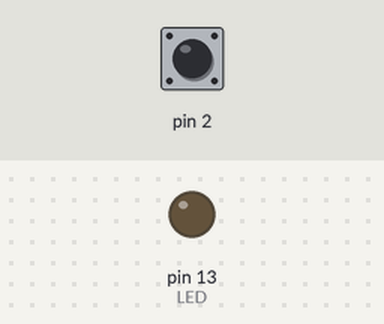
Bench run of a sketch on a simulated Arduino Uno, built with avr-gcc and run on an emulated ATmega328P. On the bench: output pins drawn as LEDs (lit = HIGH). The inputs (shaded band) are chosen by the test bench; at power-on: pin 2 HIGH.

Above: at 1.2 s.
1.3 s: pin 2 pulled LOW for 0.15 s
At 1.6 s:
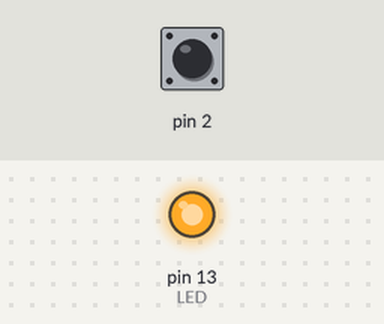
2.9 s: pin 2 pulled LOW for 1 s
At 4.0 s:
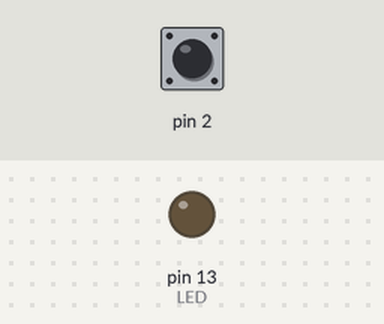
5.4 s: pin 2 pulled LOW for 3.2 s
At 5.9 s:
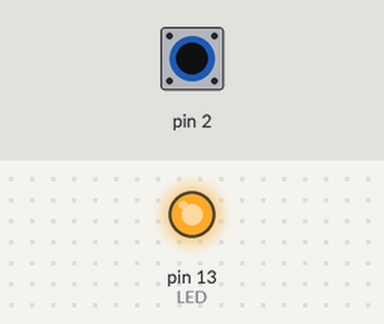
Timing chart, 0 to 8.4 s (numbered marks = the images above; inputs shaded):
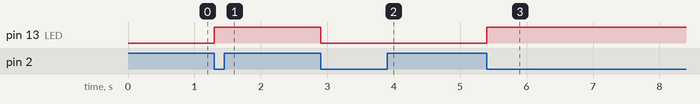

The sketch:

InterruptDrivenProgram-AVR.ino
```cpp
//From: http://www.engblaze.com/we-interrupt-this-program-to-bring-you-a-tutorial-on-arduino-interrupts/

#include <avr/interrupt.h>
volatile int myInterruptVar;

void setup(void)
{
	pinMode(2, INPUT);
	pinMode(13, OUTPUT);
	digitalWrite(2, HIGH);	//Enable pullup resistor

	sei();					//Enable global interrupts
	EIMSK |= (1 << INT0);	//Enable external interrupt INT0
	EICRA |= (1 << ISC01);	//Trigger INT0 on falling edge
}

void loop(void)
{

}

//Interrupt Service Routine attached to INT0 vector
ISR(INT0_vect)
{
	digitalWrite(13, !digitalRead(13)); //Toggle LED on pin 13
}
```

Measured:
- after the input at 1.3 s, pin 13 (LED): LOW → HIGH at once
- after the input at 2.9 s, pin 13 (LED): HIGH → LOW at once
- after the input at 5.4 s, pin 13 (LED): LOW → HIGH at once
